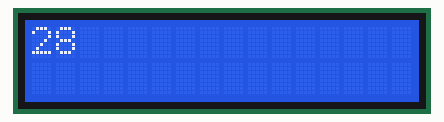
Simulated run of this sketch. Board: Arduino Uno, built with avr-gcc and run on an emulated ATmega328P. On the bench: 16×2 character LCD.

Above: at 0.21 s.
At 1.11 s:
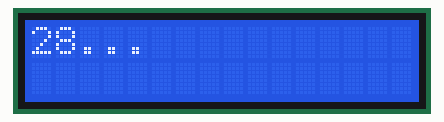

Measured:
- by itself, everything shown: repeats every 1.2 s, in 4 steps

The sketch:

tempLcdDisplay.ino.ino
```cpp
/**
 *   connect temp sensor DS18B20, connect LCD
 *   LCD :  2-7
 *   DS18B20: 12
 */


#include <OneWire.h>
#include <DallasTemperature.h>
#include <LiquidCrystal.h>


#define ONE_WIRE_BUS 12 /*-(Connect to Pin 2 )-*/
OneWire ourWire(ONE_WIRE_BUS);
DallasTemperature sensors(&ourWire);
//LiquidCrystal lcd(7, 6, 5, 4, 3, 2);
LiquidCrystal lcd(2,3,4,5,6,7 );

const int IS_DEBUG = false;


void setup() {
  // put your setup code here, to run once:
  if(IS_DEBUG)
  {
    Serial.begin(9600);
    sensors.begin();
  }
  lcd.begin(16, 2);
  lcd.display();
}

float readTempDS18B20()
{
   sensors.requestTemperatures(); // Send the command to get temperatures
   float temp = sensors.getTempCByIndex(0);
   if(IS_DEBUG)
   {
      Serial.print(temp);
      Serial.println(" C");
   }
  temp = temp - 1;
  return temp;
}


void loop() {

    static int i=4;


  if(i%4!=0)
  {
       lcd.print(".");
       delay(300);
       i++;
       return;
    }
   i=1;

  // put your main code here, to run repeatedly:
   char text = "Hello world!";
   lcd.clear();
   lcd.print(text,1);


   delay(300);


}
```
